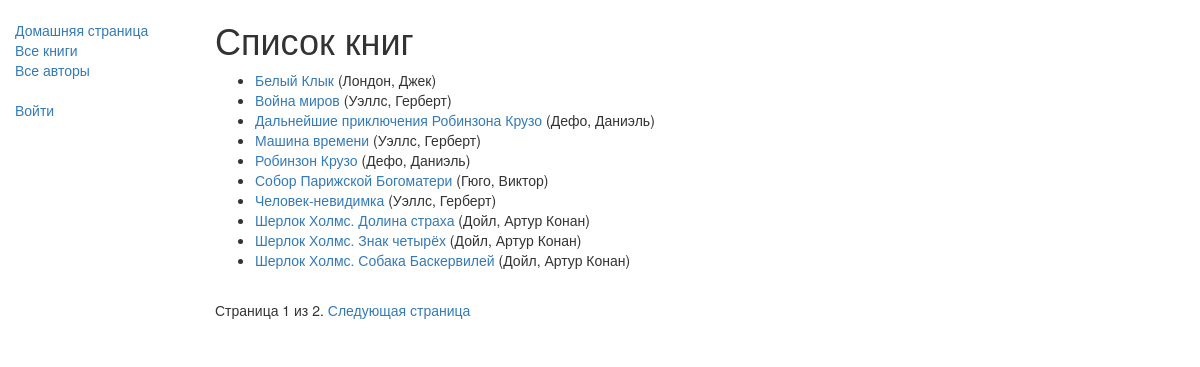
/catalog/books/, run on the app's committed database.
### catalog/models.py (models this page shows, shortened)
class Book(models.Model):
	title = models.CharField("Название", max_length=200)
	author = models.ForeignKey('Author', on_delete=models.SET_NULL, null=True, verbose_name="Автор")
	summary = models.TextField("Краткое описание", max_length=1000, help_text='Введите краткое описание книги')
	isbn = models.CharField('ISBN', max_length=13,
		help_text='Номер <a href="https://www.isbn-international.org/content/what-isbn">ISBN</a> из 13 символов')
	genre = models.ManyToManyField(Genre, help_text='Выберите жанр книги', verbose_name="Жанр")
	language = models.ForeignKey('Language', on_delete=models.SET_NULL, null=True, verbose_name="Язык")
	class Meta:
		ordering = ['title']
		verbose_name = "книга"
		verbose_name_plural = "книги"
	def get_absolute_url(self):
		return reverse('book-detail', args=[str(self.id)])
	def display_genre(self):
		return ', '.join([genre.name for genre in self.genre.all()[:3]])
	display_genre.short_description = 'Жанр'

class Author(models.Model):
	first_name = models.CharField("Имя", max_length=100)
	last_name = models.CharField("Фамилия", max_length=100)
	date_of_birth = models.DateField("Дата рождения", null=True, blank=True)
	date_of_death = models.DateField("Дата смерти", null=True, blank=True)
	def __str__(self):
		return f'{self.last_name}, {self.first_name}'
	class Meta:
		ordering = ['last_name']
		verbose_name = "автор"
		verbose_name_plural = "авторы"

### catalog/views.py (the view)
class BookListView(generic.ListView):
    model = Book
    template_name = 'book_list.html'
    paginate_by = 10

### catalog/templates/book_list.html (shortened to what this page needs)
{% extends "base_generic.html" %}
{% block content %}
    <h1>Список книг</h1>
    {% if book_list %}
    <ul>
      {% for book in book_list %}
      <li>
        <a href="{{ book.get_absolute_url }}">{{ book.title }}</a> ({{book.author}})
      </li>
      {% endfor %}
    </ul>
    {% else %}
      <p>В библиотеке нет книг.</p>
    {% endif %}
{% endblock %}

### catalog/templates/base_generic.html (shortened to what this page needs)
<!DOCTYPE html>
<html lang='ru'>
<head>
	<link rel="stylesheet" href="https://maxcdn.bootstrapcdn.com/bootstrap/3.3.7/css/bootstrap.min.css">
	{% load static %}
	<link rel="stylesheet" href="{% static 'css/styles.css' %}">
</head>
<body>
  <div class="container-fluid">
    <div class="row">
      <div class="col-sm-2">
      {% block sidebar %}
      <ul class="sidebar-nav">
          <li><a href="{% url 'index' %}">Домашняя страница</a></li>
          <li><a href="{% url 'books' %}">Все книги</a></li>
          <li><a href="{% url 'authors' %}">Все авторы</a></li>
      </ul>
      <ul class="sidebar-nav">
        {% if user.is_authenticated %}
          <li>Пользователь: {{ user.get_username }}</li>
          <li><a href="{% url 'my-borrowed' %}">Мной позаимствовано</a></li>
          <li><a href="{% url 'logout' %}?next={{ request.path }}">Выйти</a></li>
        {% else %}
          <li><a href="{% url 'login' %}?next={{ request.path }}">Войти</a></li>
        {% endif %}
      </ul>
     {% endblock %}
      </div>
      <div class="col-sm-10 ">
      {% block content %}{% endblock %}
      {% block pagination %}
      {% if is_paginated %}
      <div class="pagination">
        <span class="page-links">
          <span class="page-current">
            Страница {{ page_obj.number }} из {{ page_obj.paginator.num_pages }}.
          </span>
           {% if page_obj.has_next %}
           <a href="{{ request.path }}?page={{ page_obj.next_page_number }}">Следующая страница</a>
           {% endif %}
          </span>
      </div>
      {% endif %}
      {% endblock %}
      </div>
    </div>
  </div>
</body>
</html>

### catalog/static/css/styles.css (style rules this page uses)
.sidebar-nav { margin-top: 20px; padding: 0; list-style: none; }

### data on the page
Book: title "Белый Клык", author "Лондон, Джек"
Book: title "Война миров", author "Уэллс, Герберт"
Book: title "Дальнейшие приключения Робинзона Крузо", author "Дефо, Даниэль"
Book: title "Машина времени", author "Уэллс, Герберт"
Book: title "Робинзон Крузо", author "Дефо, Даниэль"
Book: title "Собор Парижской Богоматери", author "Гюго, Виктор"
Book: title "Человек-невидимка", author "Уэллс, Герберт"
Book: title "Шерлок Холмс. Долина страха", author "Дойл, Артур Конан"
Book: title "Шерлок Холмс. Знак четырёх", author "Дойл, Артур Конан"
Book: title "Шерлок Холмс. Собака Баскервилей", author "Дойл, Артур Конан"

### other printed values
{{ page_obj.number }} "1"
{{ page_obj.paginator.num_pages }} "2"
